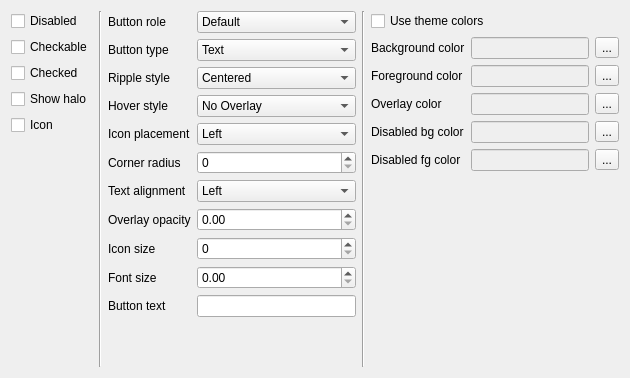
<?xml version="1.0" encoding="UTF-8"?>
<ui version="4.0">
 <class>FlatButtonSettingsForm</class>
 <widget class="QWidget" name="FlatButtonSettingsForm">
  <property name="geometry">
   <rect>
    <x>0</x>
    <y>0</y>
    <width>630</width>
    <height>378</height>
   </rect>
  </property>
  <property name="windowTitle">
   <string>Form</string>
  </property>
  <layout class="QVBoxLayout" name="verticalLayout_3">
   <item>
    <layout class="QVBoxLayout" name="verticalLayout_2">
     <item>
      <layout class="QHBoxLayout" name="horizontalLayout">
       <item>
        <layout class="QVBoxLayout" name="verticalLayout">
         <item>
          <widget class="QCheckBox" name="disabledCheckBox">
           <property name="text">
            <string>Disabled</string>
           </property>
          </widget>
         </item>
         <item>
          <widget class="QCheckBox" name="checkableCheckBox">
           <property name="text">
            <string>Checkable</string>
           </property>
          </widget>
         </item>
         <item>
          <widget class="QCheckBox" name="checkedCheckBox">
           <property name="text">
            <string>Checked</string>
           </property>
          </widget>
         </item>
         <item>
          <widget class="QCheckBox" name="showHaloCheckBox">
           <property name="text">
            <string>Show halo</string>
           </property>
          </widget>
         </item>
         <item>
          <widget class="QCheckBox" name="iconCheckBox">
           <property name="text">
            <string>Icon</string>
           </property>
          </widget>
         </item>
         <item>
          <spacer name="verticalSpacer">
           <property name="orientation">
            <enum>Qt::Vertical</enum>
           </property>
           <property name="sizeHint" stdset="0">
            <size>
             <width>20</width>
             <height>40</height>
            </size>
           </property>
          </spacer>
         </item>
        </layout>
       </item>
       <item>
        <widget class="Line" name="line">
         <property name="orientation">
          <enum>Qt::Vertical</enum>
         </property>
        </widget>
       </item>
       <item>
        <layout class="QFormLayout" name="formLayout">
         <item row="0" column="0">
          <widget class="QLabel" name="buttonRoleLabel">
           <property name="text">
            <string>Button role</string>
           </property>
          </widget>
         </item>
         <item row="0" column="1">
          <widget class="QComboBox" name="buttonRoleComboBox">
           <item>
            <property name="text">
             <string>Default</string>
            </property>
           </item>
           <item>
            <property name="text">
             <string>Primary</string>
            </property>
           </item>
           <item>
            <property name="text">
             <string>Secondary</string>
            </property>
           </item>
          </widget>
         </item>
         <item row="2" column="0">
          <widget class="QLabel" name="rippleStyleLabel">
           <property name="text">
            <string>Ripple style</string>
           </property>
          </widget>
         </item>
         <item row="2" column="1">
          <widget class="QComboBox" name="rippleStyleComboBox">
           <item>
            <property name="text">
             <string>Centered</string>
            </property>
           </item>
           <item>
            <property name="text">
             <string>Positioned</string>
            </property>
           </item>
           <item>
            <property name="text">
             <string>No Ripple</string>
            </property>
           </item>
          </widget>
         </item>
         <item row="3" column="0">
          <widget class="QLabel" name="hoverStyleLabel">
           <property name="text">
            <string>Hover style</string>
           </property>
          </widget>
         </item>
         <item row="3" column="1">
          <widget class="QComboBox" name="hoverStyleComboBox">
           <item>
            <property name="text">
             <string>No Overlay</string>
            </property>
           </item>
           <item>
            <property name="text">
             <string>Tinted Overlay</string>
            </property>
           </item>
           <item>
            <property name="text">
             <string>Gray Overlay</string>
            </property>
           </item>
          </widget>
         </item>
         <item row="4" column="0">
          <widget class="QLabel" name="iconPlacementLabel">
           <property name="text">
            <string>Icon placement</string>
           </property>
          </widget>
         </item>
         <item row="4" column="1">
          <widget class="QComboBox" name="iconPlacementComboBox">
           <item>
            <property name="text">
             <string>Left</string>
            </property>
           </item>
           <item>
            <property name="text">
             <string>Right</string>
            </property>
           </item>
          </widget>
         </item>
         <item row="5" column="0">
          <widget class="QLabel" name="cornerRadiusLabel">
           <property name="text">
            <string>Corner radius</string>
           </property>
          </widget>
         </item>
         <item row="5" column="1">
          <widget class="QSpinBox" name="cornerRadiusSpinBox"/>
         </item>
         <item row="7" column="0">
          <widget class="QLabel" name="overlayOpacityLabel">
           <property name="text">
            <string>Overlay opacity</string>
           </property>
          </widget>
         </item>
         <item row="7" column="1">
          <widget class="QDoubleSpinBox" name="overlayOpacityDoubleSpinBox">
           <property name="maximum">
            <double>1.000000000000000</double>
           </property>
           <property name="singleStep">
            <double>0.050000000000000</double>
           </property>
          </widget>
         </item>
         <item row="8" column="0">
          <widget class="QLabel" name="iconSizeLabel">
           <property name="text">
            <string>Icon size</string>
           </property>
          </widget>
         </item>
         <item row="8" column="1">
          <widget class="QSpinBox" name="iconSizeSpinBox"/>
         </item>
         <item row="9" column="0">
          <widget class="QLabel" name="fontSizeLabel">
           <property name="text">
            <string>Font size</string>
           </property>
          </widget>
         </item>
         <item row="9" column="1">
          <widget class="QDoubleSpinBox" name="fontSizeDoubleSpinBox"/>
         </item>
         <item row="10" column="0">
          <widget class="QLabel" name="buttonTextLabel">
           <property name="text">
            <string>Button text</string>
           </property>
          </widget>
         </item>
         <item row="10" column="1">
          <widget class="QLineEdit" name="buttonTextLineEdit"/>
         </item>
         <item row="6" column="0">
          <widget class="QLabel" name="textAlignmentLabel">
           <property name="text">
            <string>Text alignment</string>
           </property>
          </widget>
         </item>
         <item row="6" column="1">
          <widget class="QComboBox" name="textAlignmentComboBox">
           <item>
            <property name="text">
             <string>Left</string>
            </property>
           </item>
           <item>
            <property name="text">
             <string>Center</string>
            </property>
           </item>
          </widget>
         </item>
         <item row="1" column="0">
          <widget class="QLabel" name="buttonTypeLabel">
           <property name="text">
            <string>Button type</string>
           </property>
          </widget>
         </item>
         <item row="1" column="1">
          <widget class="QComboBox" name="buttonTypeComboBox">
           <item>
            <property name="text">
             <string>Text</string>
            </property>
           </item>
           <item>
            <property name="text">
             <string>Outlined</string>
            </property>
           </item>
           <item>
            <property name="text">
             <string>Raised</string>
            </property>
           </item>
           <item>
            <property name="text">
             <string>Flat</string>
            </property>
           </item>
          </widget>
         </item>
        </layout>
       </item>
       <item>
        <widget class="Line" name="line_2">
         <property name="orientation">
          <enum>Qt::Vertical</enum>
         </property>
        </widget>
       </item>
       <item>
        <layout class="QVBoxLayout" name="verticalLayout_4">
         <item>
          <widget class="QCheckBox" name="useThemeColorsCheckBox">
           <property name="text">
            <string>Use theme colors</string>
           </property>
          </widget>
         </item>
         <item>
          <layout class="QFormLayout" name="formLayout_2">
           <item row="0" column="0">
            <widget class="QLabel" name="backgroundColorLabel">
             <property name="text">
              <string>Background color</string>
             </property>
            </widget>
           </item>
           <item row="0" column="1">
            <layout class="QHBoxLayout" name="horizontalLayout_3">
             <item>
              <widget class="QLineEdit" name="backgroundColorLineEdit">
               <property name="enabled">
                <bool>false</bool>
               </property>
              </widget>
             </item>
             <item>
              <widget class="QToolButton" name="backgroundColorToolButton">
               <property name="text">
                <string>...</string>
               </property>
              </widget>
             </item>
            </layout>
           </item>
           <item row="1" column="0">
            <widget class="QLabel" name="foregroundColorLabel">
             <property name="text">
              <string>Foreground color</string>
             </property>
            </widget>
           </item>
           <item row="1" column="1">
            <layout class="QHBoxLayout" name="horizontalLayout_4">
             <item>
              <widget class="QLineEdit" name="foregroundColorLineEdit">
               <property name="enabled">
                <bool>false</bool>
               </property>
              </widget>
             </item>
             <item>
              <widget class="QToolButton" name="foregroundColorToolButton">
               <property name="text">
                <string>...</string>
               </property>
              </widget>
             </item>
            </layout>
           </item>
           <item row="3" column="0">
            <widget class="QLabel" name="disabledBgColorLabel">
             <property name="text">
              <string>Disabled bg color</string>
             </property>
            </widget>
           </item>
           <item row="4" column="0">
            <widget class="QLabel" name="disabledFgColorLabel">
             <property name="text">
              <string>Disabled fg color</string>
             </property>
            </widget>
           </item>
           <item row="2" column="0">
            <widget class="QLabel" name="overlayColorLabel">
             <property name="text">
              <string>Overlay color</string>
             </property>
            </widget>
           </item>
           <item row="2" column="1">
            <layout class="QHBoxLayout" name="horizontalLayout_5">
             <item>
              <widget class="QLineEdit" name="overlayColorLineEdit">
               <property name="enabled">
                <bool>false</bool>
               </property>
              </widget>
             </item>
             <item>
              <widget class="QToolButton" name="overlayColorToolButton">
               <property name="text">
                <string>...</string>
               </property>
              </widget>
             </item>
            </layout>
           </item>
           <item row="3" column="1">
            <layout class="QHBoxLayout" name="horizontalLayout_6">
             <item>
              <widget class="QLineEdit" name="disabledBgColorLineEdit">
               <property name="enabled">
                <bool>false</bool>
               </property>
              </widget>
             </item>
             <item>
              <widget class="QToolButton" name="disabledBgColorToolButton">
               <property name="text">
                <string>...</string>
               </property>
              </widget>
             </item>
            </layout>
           </item>
           <item row="4" column="1">
            <layout class="QHBoxLayout" name="horizontalLayout_7">
             <item>
              <widget class="QLineEdit" name="disableFgColorLineEdit">
               <property name="enabled">
                <bool>false</bool>
               </property>
              </widget>
             </item>
             <item>
              <widget class="QToolButton" name="disabledFgColorToolButton">
               <property name="text">
                <string>...</string>
               </property>
              </widget>
             </item>
            </layout>
           </item>
          </layout>
         </item>
        </layout>
       </item>
      </layout>
     </item>
    </layout>
   </item>
  </layout>
 </widget>
 <resources/>
 <connections/>
</ui>
